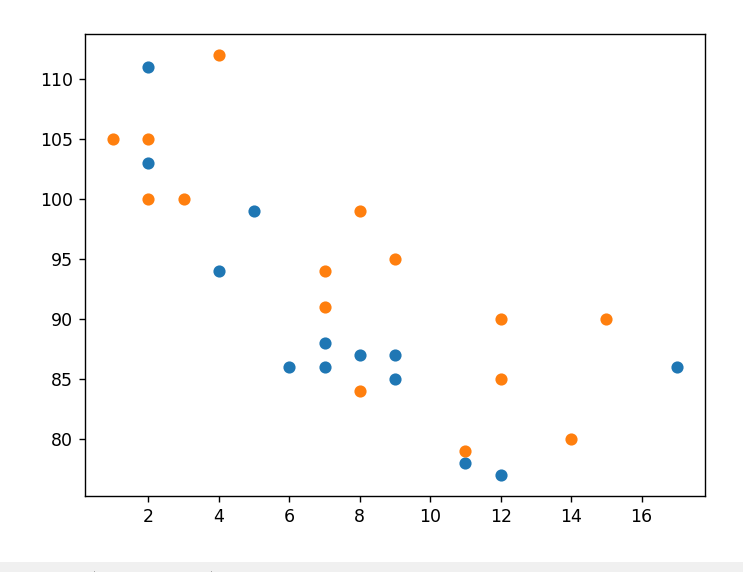

Write Python code to recreate this figure.
import matplotlib.pyplot as plt
import numpy as np
x = np.array([5,7,8,7,2,17,2,9,4,11,12,9,6])
y = np.array([99,86,87,88,111,86,103,87,94,78,77,85,86])
plt.scatter(x, y)
x = np.array([2,2,8,1,15,8,12,9,7,3,11,4,7,14,12])
y = np.array([100,105,84,105,90,99,90,95,94,100,79,112,91,80,85])
plt.scatter(x, y)

plt.show()
